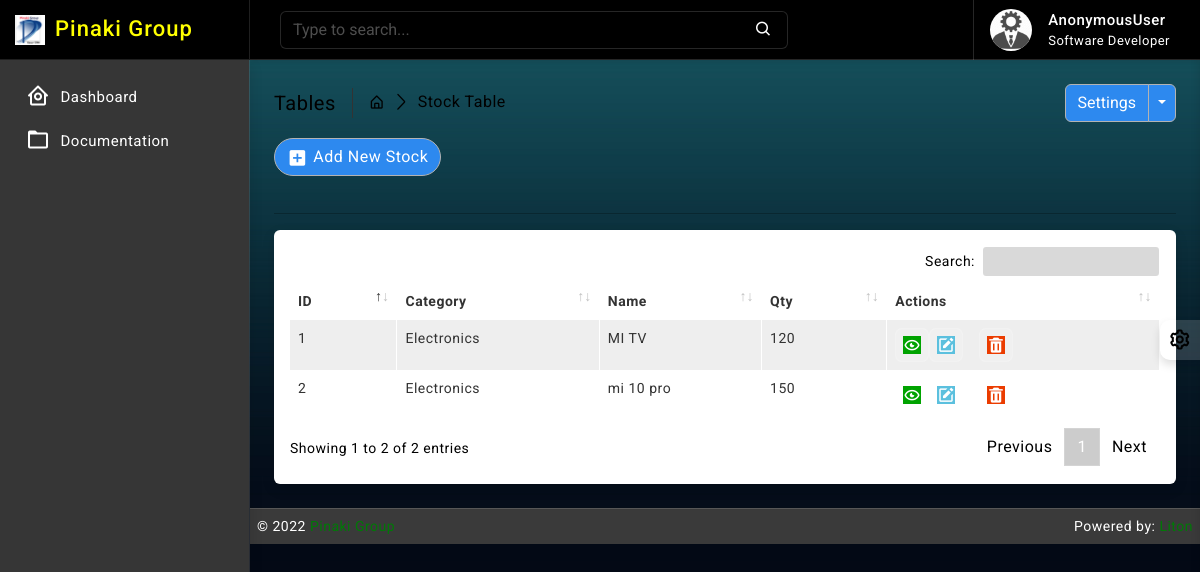
Before: /stock/ with the older database file.
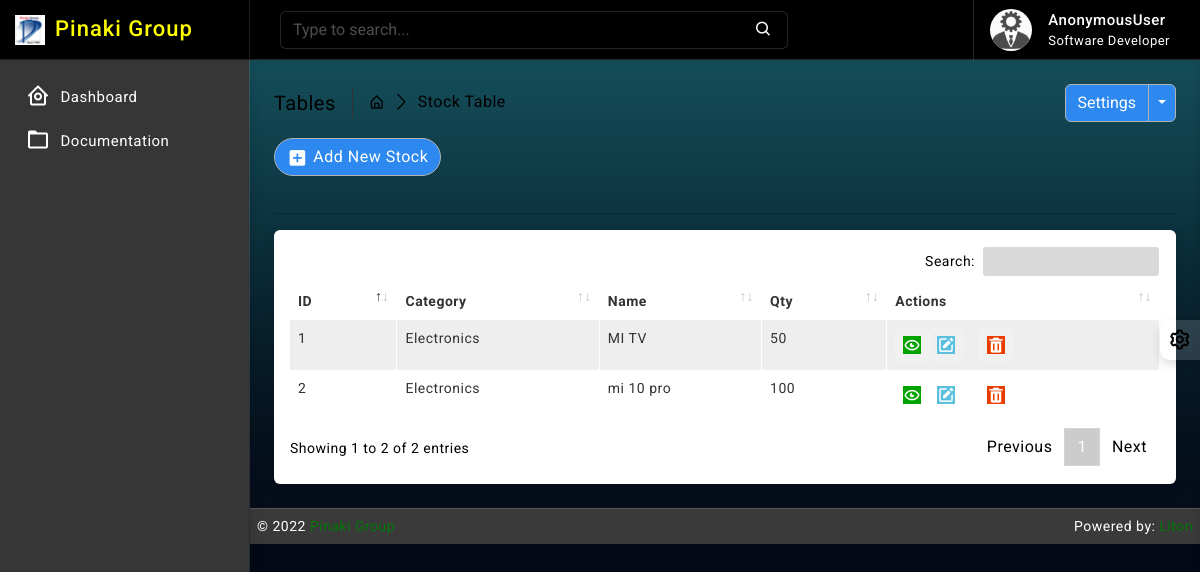
After: the same page with the newer database file.
### stock/models.py (models this page shows, shortened)
class Stock(models.Model):
    id = models.AutoField(primary_key=True)
    category = models.ForeignKey(Category, on_delete=models.CASCADE, blank=False)
    name = models.CharField(max_length=30, unique=True)
    quantity = models.IntegerField(default=1)
    is_deleted = models.BooleanField(default=False)

### category/models.py (models this page shows)
class Category(models.Model):
    name = models.CharField(max_length=64, null=True, unique=True, blank=True)
    created_at = models.DateTimeField(auto_now_add=True, auto_now=False)
    updated_at = models.DateTimeField(auto_now_add=False, auto_now=True)
    def __str__(self):
        return self.name

### stock/views.py (the view)
# urls.py: path('', views.StockListView.as_view(), name='stock_read'),
class StockListView(ListView):
    model = Stock
    template_name = 'stock/read.html'
    context_object_name = 'stocks'
    paginate_by = 10

### templates/stock/read.html (shortened to what this page needs)
{% extends 'base/base.html' %}
{% block body %}
{% load static %}
		<div class="page-wrapper">
			<div class="page-content">
				<div class="page-breadcrumb d-none d-sm-flex align-items-center mb-3">
					<div class="breadcrumb-title pe-3">Tables</div>
					<div class="ps-3">
						<nav aria-label="breadcrumb">
							<ol class="breadcrumb mb-0 p-0">
								<li class="breadcrumb-item"><a href="#"><i class="bx bx-home-alt"></i></a>
								</li>
								<li class="breadcrumb-item active" aria-current="page">Stock Table</li>
							</ol>
						</nav>
					</div>
					<div class="ms-auto">
						<div class="btn-group">
							<button type="button" class="btn btn-light">Settings</button>
							<button type="button" class="btn btn-light dropdown-toggle dropdown-toggle-split" data-bs-toggle="dropdown">	<span class="visually-hidden">Toggle Dropdown</span>
							</button>
						</div>
					</div>
				</div>
                <div class="ms-auto"><a href="/stock/new/" class="btn btn-light radius-30 mt-2 mt-lg-0"><i class="bx bxs-plus-square"></i>Add New Stock</a></div><br>
				<hr/>
				<div class="card">
					<div class="card-body">
						<div class="table-responsive">
							<table id="example2" class="table table-striped table-bordered">
								<thead>
									<tr>
										<th>ID</th>
										<th>Category</th>
										<th>Name</th>
                                        <th>Qty</th>
										<th>Actions</th>
									</tr>
								</thead>
								<tbody>
									{% for data in stocks %}
									<tr>
									   <td>{{ data.id }}</td>
									   <td>{{ data.category }}</td>
									   <td>{{ data.name }}</td>
                                       <td>{{ data.quantity }}</td>
									   <td class="center">
										<div class="d-flex order-actions">
											<a class="" href="#">
												<i class="fadeIn animated bx bx-show-alt"></i>
											</a>
											<a class="" href="{% url 'stock_update' data.id %}">
												<i class='bx bxs-edit'></i>
											</a>
											<a class="ms-3" href="{% url 'stock_delete' data.id %}" onclick="return confirm('Are you sure?');">
												<i class='bx bxs-trash'></i>
											</a>
										</div>
									   </td>
									</tr>
								 {% endfor %}
								</tbody>
							</table>
						</div>
					</div>
				</div>
			</div>
		</div>
{% endblock body %}

Changed rows visible on the page:
changed Stock "MI TV": quantity "120" → "50"
changed Stock "mi 10 pro": quantity "150" → "100"
